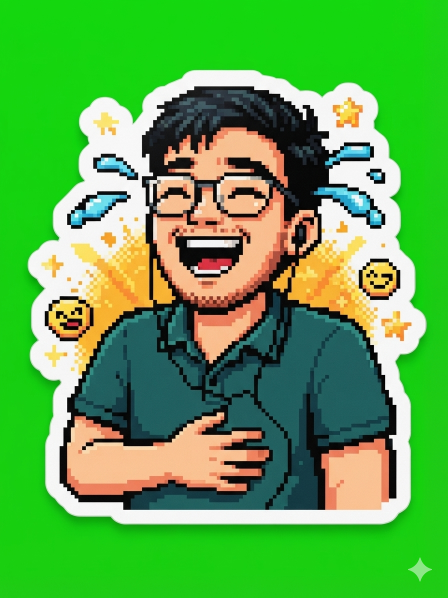
#> input picture examples/sample_raw.png, 896 x 1195 px (shown at 1/2 size)
$ python postprocess.py ../examples/sample_raw.png out.png
#> lines starting #> are read from the running program, lines starting #| are printed output that depends on the picture; after the words box and inside, x2 and y2 are one past the last pixel; in counts of white or black regions, pixels touching at a corner belong together
"""Green-screen (#00FF00) model output -> Telegram static sticker (512x512 PNG + WEBP).

Usage:
  python -m sticker_booth.postprocess in.png out/laugh [--stroke 10] [--shadow] [--keep-holes] [--lo 40 --hi 170]
  -> out/laugh.png and out/laugh.webp

Steps: chroma key (soft tolerance) -> keep largest blob, fill its holes -> un-mix + despill the
edge fringe -> crop and scale to fit 512 -> white stroke (+ optional shadow) -> PNG/WEBP <= 512 KB.
"""
import argparse
import io
import os
from pathlib import Path

import numpy as np
from PIL import Image, ImageDraw
from scipy import ndimage as ndi

KEY = np.array([0, 255, 0], np.float32)
SIZE = 512


def chroma_key(rgb, lo=40, hi=170):
    """Alpha from 'greenness' = G - max(R, B). <= lo is opaque, >= hi is transparent, linear between."""
    g = rgb[..., 1] - np.maximum(rgb[..., 0], rgb[..., 2])
    return np.clip((hi - g) / (hi - lo), 0, 1)


def keep_largest(alpha, keep_holes=False, edge=3, pure=None, min_hole=12):
    """Keep only the biggest blob (drops stray specks). Unless keep_holes, everything inside the outer
    contour becomes fully opaque, which protects green clothing etc. inside the white die-cut border;
    soft alpha stays only in a thin band along the outer edge.

    pure: optional bool mask of near-pure key green (alpha == 0 under the key, i.e. G - max(R, B) >= hi). Enclosed patches of it
    (e.g. background showing between arms and head) are punched back out, with a soft key edge, so only
    real green props/clothing (less saturated than the key) stay protected."""
    lab, n = ndi.label(alpha > 0.5)
    if n == 0:
        raise ValueError("no subject found (is the background really #00FF00?)")
    sizes = ndi.sum(np.ones_like(lab), lab, range(1, n + 1))
    blob = lab == (1 + int(np.argmax(sizes)))
    solid = blob if keep_holes else ndi.binary_fill_holes(blob)
    a = alpha * ndi.binary_dilation(solid, iterations=2)  # keep soft edge pixels next to the blob
    if keep_holes:
        return a
    core = ndi.binary_erosion(solid, iterations=edge)
    a[core] = 1.0
    if pure is not None:
        holes = solid & ~blob
        gap = holes & pure
        hl, hn = ndi.label(gap)
        if hn:
            hs = ndi.sum(np.ones_like(hl), hl, range(1, hn + 1))
            gap = np.isin(hl, 1 + np.flatnonzero(hs >= min_hole))  # ignore single noisy pixels
            ring = ndi.binary_dilation(gap, iterations=edge) & ~gap & core
            a[gap] = 0.0
            a[ring] = alpha[ring]  # soft key edge around each punched-out gap
    return a


def clean_edges(rgb, a, band=3):
    """Remove green fringe: un-mix the key colour from semi-transparent pixels, then despill near edges."""
    out = rgb.copy()
    semi = (a > 0.02) & (a < 0.98)
    aa = a[semi][:, None]
    out[semi] = (rgb[semi] - (1 - aa) * KEY) / aa  # C = a*F + (1-a)*K  ->  F
    edge = ndi.binary_dilation(a < 0.98, iterations=band) & (a > 0)
    mx = np.maximum(out[..., 0], out[..., 2])
    spill = edge & (out[..., 1] > mx)
    out[..., 1][spill] = mx[spill]  # G := max(R, B), only in the edge band
    return np.clip(out, 0, 255)


def stroke_and_shadow(rgba, width, shadow):
    a = rgba[..., 3] / 255.0
    dist = ndi.distance_transform_edt(a < 0.5)
    sa = np.clip(width + 0.5 - dist, 0, 1) if width else np.zeros_like(a)
    base_a = np.maximum(sa, a)
    out = np.zeros_like(rgba, dtype=np.float32)
    out[..., :3] = 255
    out[..., 3] = base_a  # white stroke layer
    if shadow:
        sh = ndi.shift(ndi.gaussian_filter(base_a, 4), (5, 4), order=1) * 0.45
        out_a = base_a + sh * (1 - base_a)
        out[..., :3] = (255 * base_a[..., None]) / np.maximum(out_a, 1e-6)[..., None]
        out[..., 3] = out_a
    fa = a[..., None]
    ba = out[..., 3:4]
    oa = fa + ba * (1 - fa)  # subject composited over stroke/shadow
    out[..., :3] = (rgba[..., :3] * fa + out[..., :3] * ba * (1 - fa)) / np.maximum(oa, 1e-6)
    out[..., 3:4] = oa
    out[..., 3] *= 255
    return np.clip(out, 0, 255).astype(np.uint8)


def to_512(rgba_u8, margin):
    """Crop to the subject, scale evenly (no squashing) to fit 512 minus margin, centre on 512x512."""
    im = Image.fromarray(rgba_u8, "RGBA")
    im = im.crop(im.getbbox())
    r = (SIZE - 2 * margin) / max(im.size)
    im = im.resize((max(1, round(im.width * r)), max(1, round(im.height * r))), Image.LANCZOS)
    canvas = Image.new("RGBA", (SIZE, SIZE), (0, 0, 0, 0))
    canvas.paste(im, ((SIZE - im.width) // 2, (SIZE - im.height) // 2))
    return canvas


def process(src, stroke=10, shadow=False, keep_holes=False, lo=40, hi=170):
    """src: path or PIL image of the green-screen generation. Returns a 512x512 RGBA PIL image."""
    im = src if isinstance(src, Image.Image) else Image.open(src)
    rgb = np.asarray(im.convert("RGB")).astype(np.float32)
    alpha = chroma_key(rgb, lo, hi)
    a = keep_largest(alpha, keep_holes=keep_holes, pure=alpha <= 0.0)
    rgb = clean_edges(rgb, a)
    rgba = np.dstack([rgb, a * 255]).astype(np.uint8)
    rgba[a == 0, :3] = 0
    margin = stroke + (10 if shadow else 2)
    small = np.asarray(to_512(rgba, margin))  # scale first so the stroke width is in sticker pixels
    return Image.fromarray(stroke_and_shadow(small.astype(np.float32), stroke, shadow), "RGBA")


def save_webp(im, path, limit=512 * 1024):
    """Lossless if it fits under Telegram's 512 KB, otherwise step down the quality."""
    for q in (100, 90, 80, 70, 60):
        buf = io.BytesIO()
        im.save(buf, "WEBP", lossless=(q == 100), quality=q, method=6)
        if buf.tell() <= limit:
            break
    Path(path).write_bytes(buf.getvalue())
    return buf.tell()


def save_sticker(im, out_base):
    """Write <out_base>.png and <out_base>.webp. Returns (png_path, webp_path)."""
    out_base = Path(out_base)
    out_base.parent.mkdir(parents=True, exist_ok=True)
    png, webp = out_base.with_name(out_base.name + ".png"), out_base.with_name(out_base.name + ".webp")
    im.save(png, optimize=True)
    save_webp(im, webp)
    return png, webp


def contact_sheet(items, path=None, cols=4, tile=256, pad=16, label_h=28, first=None):
    """items: [(label, image)]; first: optional (label, image) tile shown first.
    Tiles are fitted with thumbnail(), so aspect ratios are kept (no squashing)."""
    tiles = ([first] if first else []) + list(items)
    cols = min(cols, len(tiles))
    rows = (len(tiles) + cols - 1) // cols
    W = cols * (tile + pad) + pad
    H = rows * (tile + label_h + pad) + pad
    sheet = Image.new("RGB", (W, H), (236, 238, 242))
    draw = ImageDraw.Draw(sheet)
    for i, (label, im) in enumerate(tiles):
        x = pad + (i % cols) * (tile + pad)
        y = pad + (i // cols) * (tile + label_h + pad)
        cell = Image.new("RGBA", (tile, tile), (205, 208, 214, 255))
        t = im.convert("RGBA").copy()
        t.thumbnail((tile, tile), Image.LANCZOS)
        cell.alpha_composite(t, ((tile - t.width) // 2, (tile - t.height) // 2))
        sheet.paste(cell.convert("RGB"), (x, y))
        draw.text((x + 4, y + tile + 6), label, fill=(30, 30, 30))
    if path:
        sheet.save(path)
    return sheet


def main():
    p = argparse.ArgumentParser(description=__doc__, formatter_class=argparse.RawDescriptionHelpFormatter)
    p.add_argument("src", help="green-screen image from Gemini")
    p.add_argument("out", help="output base path without extension, e.g. out/laugh")
    p.add_argument("--stroke", type=int, default=10, help="white border width in px (default 10)")
    p.add_argument("--shadow", action="store_true", help="add a soft drop shadow")
    p.add_argument("--keep-holes", action="store_true", help="let green inside the subject become transparent")
    p.add_argument("--lo", type=int, default=40, help="greenness at or below this stays opaque")
    p.add_argument("--hi", type=int, default=170, help="greenness at or above this becomes transparent")
    a = p.parse_args()
    im = process(a.src, a.stroke, a.shadow, a.keep_holes, a.lo, a.hi)
#> in process, im is the input picture: PIL image 896x1195 RGBA; mean R, G, B, A 92.4, 168.8, 75.6, 255
#> in keep_largest, `lab, n = ndi.label(alpha > 0.5)`:
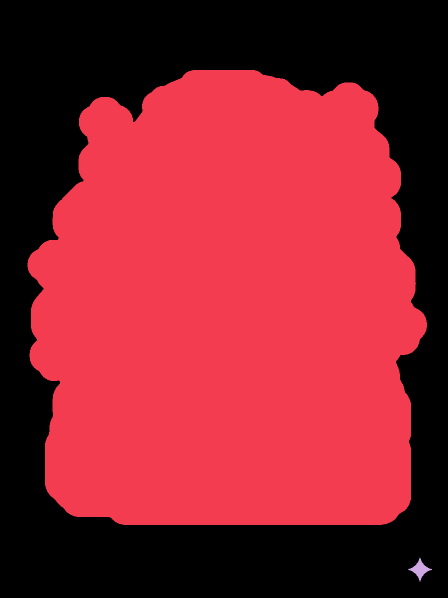
#> lab: shape (1195, 896) int32 (shown at 1/2 size); 3 distinct labels, from 0 to 2; one colour per label, 0 black
#> in keep_largest, `lab, n = ndi.label(alpha > 0.5)`: n = 2
#> in keep_largest, `sizes = ndi.sum(np.ones_like(lab), lab, range(1, n + 1))`: sizes = [612365, 771]
#> in keep_largest, `blob = lab == (1 + int(np.argmax(sizes)))`: blob: shape (1195, 896) bool; 57.2% white; 1 black region, box (x1, y1, x2, y2) and area: (0, 0, 896, 1195) 458355
#> in keep_largest, `core = ndi.binary_erosion(solid, iterations=edge)`:
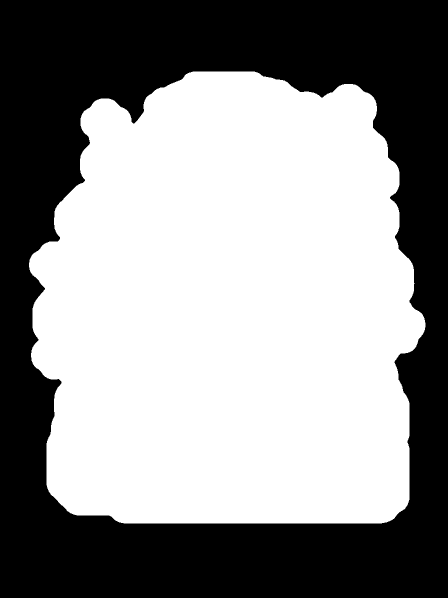
#> core: shape (1195, 896) bool (shown at 1/2 size); 56.3% white; 1 black region, box (x1, y1, x2, y2) and area: (0, 0, 896, 1195) 467457
#> in keep_largest, `holes = solid & ~blob`: holes: shape (1195, 896) bool; every value is 0
#> in keep_largest, `hl, hn = ndi.label(gap)`: hl: shape (1195, 896) int32; every value is 0
#> in keep_largest, `hl, hn = ndi.label(gap)`: hn = 0
#> in clean_edges, `semi = (a > 0.02) & (a < 0.98)`:
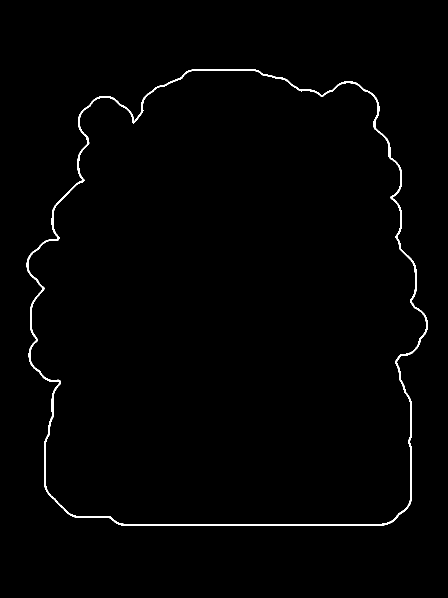
#> semi: shape (1195, 896) bool (shown at 1/2 size); 1.1% white; 1 white region, box (x1, y1, x2, y2) and area: (53, 138, 856, 1052) 11278
#> in clean_edges, `aa = a[semi][:, None]`: aa = 11278 values, max 0.977 at index 403, min 0.0231 at index 491, mean 0.495
#> in clean_edges, `edge = ndi.binary_dilation(a < 0.98, iterations=band) & (a > 0)`: edge: shape (1195, 896) bool; 1.9% white; 1 white region, box (x1, y1, x2, y2) and area: (53, 138, 856, 1052) 20409
#> in clean_edges, `spill = edge & (out[..., 1] > mx)`: spill: shape (1195, 896) bool; 1.2% white; 35 white regions (34 under 20 px), largest, box (x1, y1, x2, y2) and area: (56, 140, 853, 1049) 12528
#> in to_512, `im = im.resize((max(1, round(im.width * r)), max(1, round(im.height * ..`:
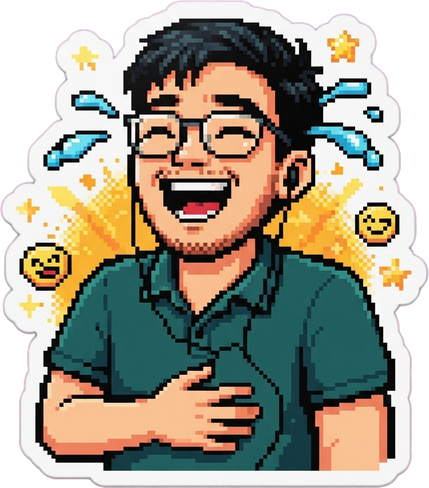
#> im: PIL image 429x488 RGBA; mean R, G, B, A 122.8, 116.8, 102.6, 212.8; transparent parts drawn white
#> in to_512, `canvas = Image.new("RGBA", (SIZE, SIZE), (0, 0, 0, 0))`: canvas: PIL image 512x512 RGBA; every value is 0
#> in to_512, `canvas.paste(im, ((SIZE - im.width) // 2, (SIZE - im.height) // 2))`:
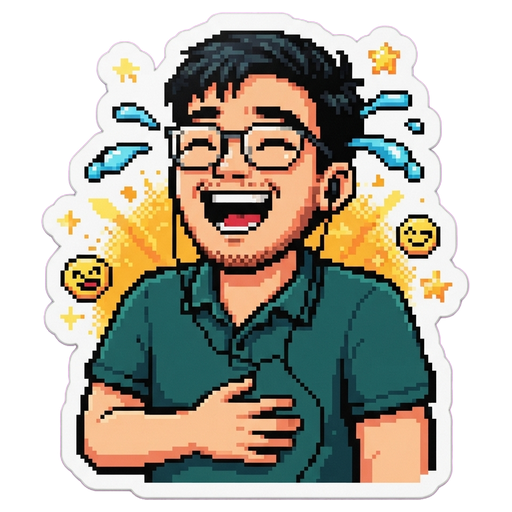
#> canvas: PIL image 512x512 RGBA; mean R, G, B, A 98.1, 93.2, 81.9, 170; transparent parts drawn white
#> in stroke_and_shadow, `dist = ndi.distance_transform_edt(a < 0.5)`:
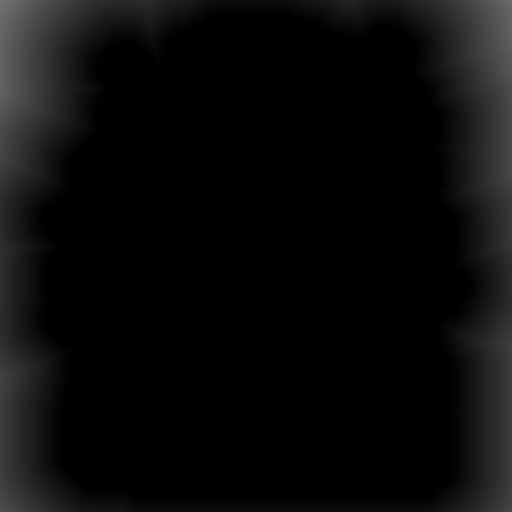
#> dist: shape (512, 512) float64; min 0, max 115.2, mean 10.8
#> in stroke_and_shadow, `sa = np.clip(width + 0.5 - dist, 0, 1) if width else np.zeros_like(a)`:
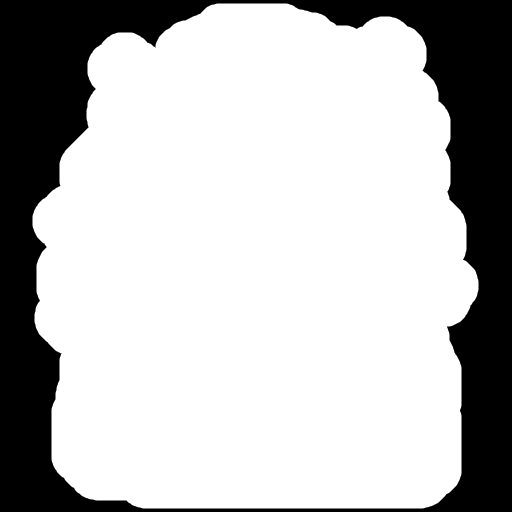
#> sa: shape (512, 512) float64; min 0, max 1, mean 0.732
    png, webp = save_sticker(im, a.out)
    print(f"{png} {im.size} {im.mode} {os.path.getsize(png) // 1024} KB | {webp} {os.path.getsize(webp) // 1024} KB")
#| out.png.png (512, 512) RGBA 282 KB | out.png.webp 197 KB


if __name__ == "__main__":
    main()
